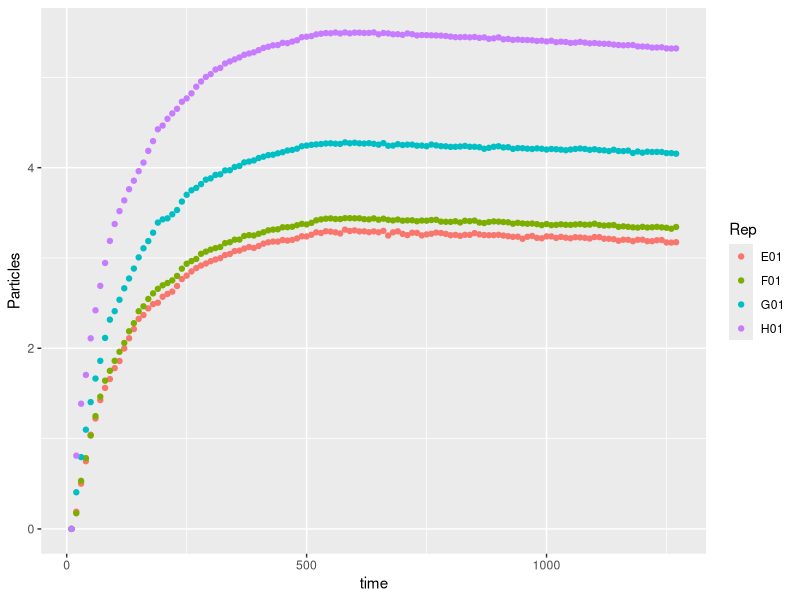
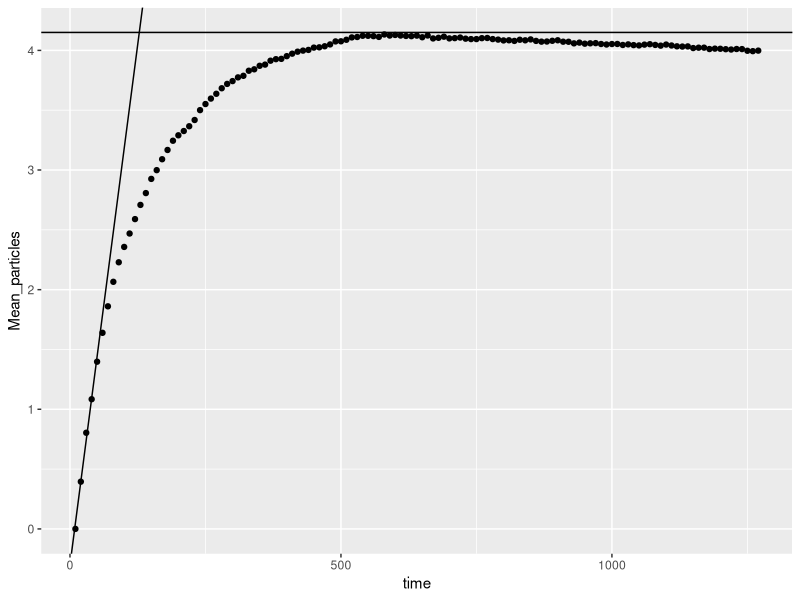
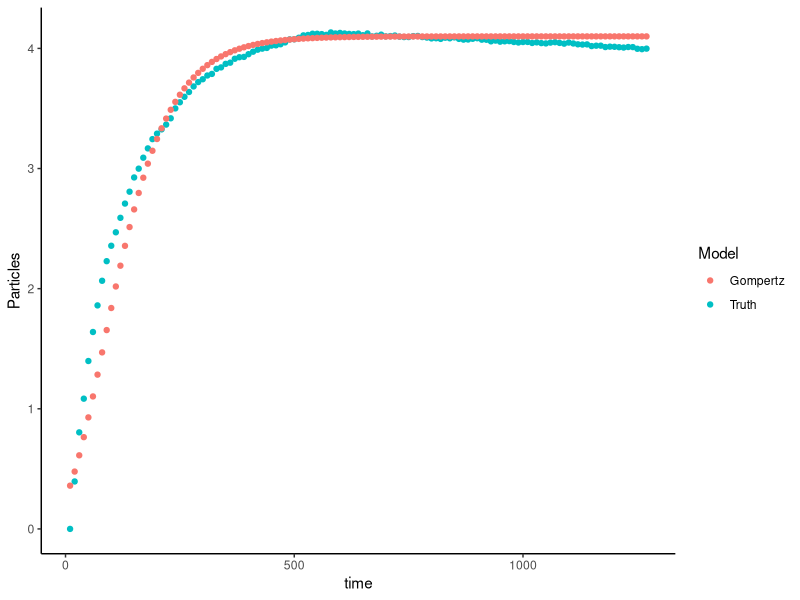
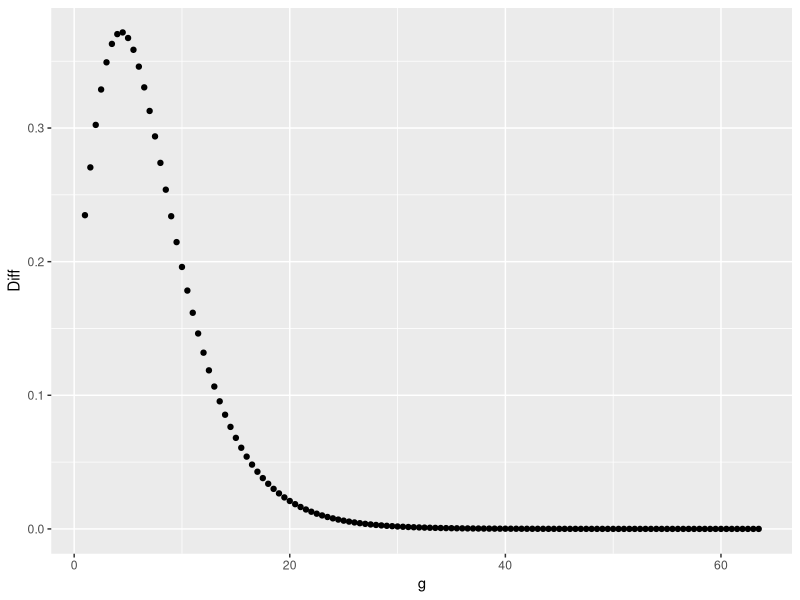

These charts were generated, in order, by the following R code:
setwd("D:/adrie/Documents/igem")
data = read.csv2("DO_NEB_R.csv")

library(ggplot2)

gg = rbind(data.frame(time = data$time, Particles = data$E01),
           data.frame(time = data$time, Particles = data$F01),
           data.frame(time = data$time, Particles = data$G01),
           data.frame(time = data$time, Particles = data$H01))
gg[["Rep"]] = c(rep("E01", 127), rep("F01", 127), rep("G01", 127), rep("H01", 127))

ggplot(gg) + 
  aes(x = time, y = Particles, color = Rep)+
  geom_point()

data[["Mean_particles"]] = apply(data[,-5], 1, function(x) mean(x))

ggplot(data)+
  aes(x = time, y = Mean_particles)+
  geom_point() +
  geom_hline(yintercept = 4.15) +
  geom_abline(slope = 0.0348, intercept = -0.3)
# A = 4.15
# lambda = 10 min
# mu = 0.0348 min^-1

## growth model
A = 4.1
l = 60
mu = 0.00031
logistic <- function(x){
  tmp = A/(1+ exp((4*mu*(l-x))/A +2))
  return(tmp)
}

data[["Logistic"]] = sapply(data$time *60, function(x) logistic(x))

gompertz <- function(x){
  tmp = A*exp(-exp((exp(1)*mu*(l-x)/A)+1))
  return(tmp)
}

data[["Gompertz"]] = sapply(data$time *60, function(x) gompertz(x))


gg = rbind(data.frame(time = data$time, Particles = data$Mean_particles, Model = rep("Truth", 127)),
           data.frame(time = data$time, Particles = data$Logistic, Model = rep("Logistic", 127)),
           data.frame(time = data$time, Particles = data$Gompertz, Model = rep("Gompertz", 127)))

ggplot(gg[gg$Model != "Logistic",])+
  aes(x = time, y = Particles, color = Model)+
  theme_classic()+
  geom_point()

corel = data.frame(Model = c("Logistc", "Gompertz"), 
                Pearson.cor = c(cor.test(gg$Particles[gg$Model == "Logistic"], 
                                       gg$Particles[gg$Model == "Truth"],
                                       method = "pearson")$estimate[[1]],
                                cor.test(gg$Particles[gg$Model == "Gompertz"], 
                                         gg$Particles[gg$Model == "Truth"],
                                         method = "pearson")$estimate[[1]]))
                
                
# derivate
data[['g']] = data$time/20
derive = data.frame(Diff = diff(data$Gompertz) /diff(data$g), g = data$g[-1])
ggplot(derive)+
  aes(x = g, y = Diff) +
  geom_point()
                
                
                
